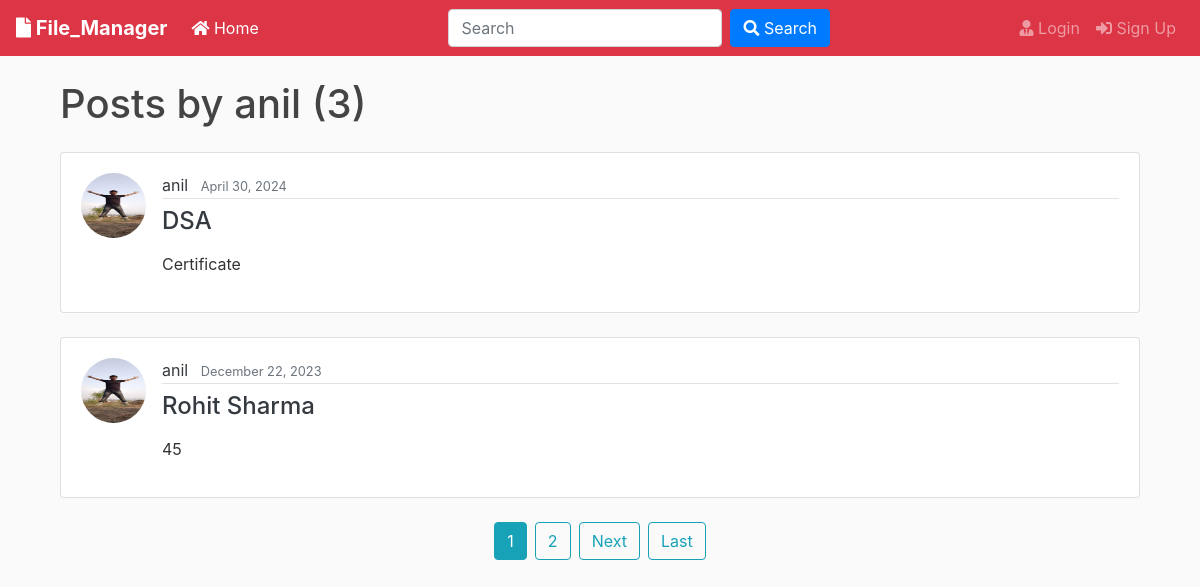
The app's page /user/anil with its own data.
### blog/models.py (models this page shows, shortened)
class Post(models.Model):
	title = models.CharField(max_length=100)
	file = models.FileField(null=True,blank=True,upload_to='Files')
	content = models.TextField()
	date_posted = models.DateTimeField(default=timezone.now)
	author = models.ForeignKey(User, on_delete=models.CASCADE)

### users/models.py (models this page shows, shortened)
class Profile(models.Model):
    user = models.OneToOneField(User, on_delete=models.CASCADE)
    image = models.ImageField(default='default.jpg', upload_to='profile_pics')

### blog/views.py (the view)
# urls.py: path('user/<str:username>', UserPostListView.as_view(), name='user-posts'),
class UserPostListView(ListView):
    model = Post
    template_name = 'blog/user_posts.html'  # <app>/<model>_<viewtype>.html
    context_object_name = 'posts'
    paginate_by = 2
    def get_queryset(self):
        user = get_object_or_404(User, username=self.kwargs.get('username'))
        return Post.objects.filter(author=user).order_by('-date_posted')

### blog/templates/blog/user_posts.html (shortened to what this page needs)
{% extends "blog/base.html" %}
{% block content %}
    <div class="container mt-4">
        <h1 class="mb-4">Posts by {{ view.kwargs.username }} ({{ page_obj.paginator.count }})</h1>
        {% for post in posts %}
            <div class="card mb-4">
                <div class="card-body">
                    <div class="media">
                        <img class="rounded-circle article-img mr-3" src="{{ post.author.profile.image.url }}" alt="Profile Image">
                        <div class="media-body">
                            <div class="article-metadata mb-2">
                                <a class="mr-2 text-dark" href="{% url 'user-posts' post.author.username %}">{{ post.author }}</a>
                                <small class="text-muted">{{ post.date_posted|date:"F d, Y" }}</small>
                            </div>
                            <h2 class="h4 mb-3"><a class="article-title text-dark" href="{% url 'post-detail' post.id %}">{{ post.title }}</a></h2>
                            <p class="article-content">{{ post.content }}</p>
                        </div>
                    </div>
                </div>
            </div>
        {% endfor %}
        {% if is_paginated %}
            <div class="pagination justify-content-center">
                {% for num in page_obj.paginator.page_range %}
                    {% if page_obj.number == num %}
                        <a class="btn btn-info mr-2" href="?page={{ num }}">{{ num }}</a>
                    {% elif num > page_obj.number|add:'-3' and num < page_obj.number|add:'3' %}
                        <a class="btn btn-outline-info mr-2" href="?page={{ num }}">{{ num }}</a>
                    {% endif %}
                {% endfor %}
                {% if page_obj.has_next %}
                    <a class="btn btn-outline-info mr-2" href="?page={{ page_obj.next_page_number }}">Next</a>
                    <a class="btn btn-outline-info" href="?page={{ page_obj.paginator.num_pages }}">Last</a>
                {% endif %}
            </div>
        {% endif %}
    </div>
{% endblock content %}

### blog/templates/blog/base.html (shortened to what this page needs)
{% load crispy_forms_tags %}
{% load static %}
<!doctype html>
<html lang="en">
<head>
    <link rel="stylesheet"
        href="https://stackpath.bootstrapcdn.com/bootstrap/4.3.1/css/bootstrap.min.css"
>
    <link rel="stylesheet" href="https://use.fontawesome.com/releases/v5.8.1/css/all.css">
    <link rel="stylesheet" href="{% static 'blog/main.css' %}">
</head>
<body>
    <nav class="navbar navbar-expand-lg navbar-dark bg-danger">
        <a class="navbar-brand font-weight-bold" href="{% url 'blog-home' %}"><i class="fas fa-file"></i> File_Manager
        </a>
        <div class="collapse navbar-collapse" id="navbarSupportedContent">
            <ul class="navbar-nav mr-auto">
                <li class="nav-item active">
                    <a class="nav-link" href="{% url 'blog-home' %}"><i class="fas fa-home"></i> Home </a>
                </li>
            </ul>
            <form id="searchform" action="{% url 'search' %}" method="get" class="form-inline my-2 my-lg-0">
                <input class="form-control mr-sm-2" type="text" name="q" value="{{ request.GET.q }}" placeholder="Search">
                <button class="btn btn-primary my-2 my-sm-0" type="submit"><i class="fa fa-search"></i> Search</button>
            </form>
            {% if user.is_authenticated %}
            <div class="navbar-nav ml-auto">
                <a href="{% url 'user-posts' user %}" class="nav-link"><i class="fas fa-user-shield"></i> My Post</a>
                <a href="{% url 'post-create' %}" class="nav-link"><i class="fas fa-user-edit"></i> New Post</a>
                <a href="{% url 'profile' %}" class="nav-link"><i class="fas fa-user"></i> {{ user.username }}</a>
                <a href="{% url 'logout' %}" class="nav-link"><i class="fas fa-sign-out-alt"></i> Log Out</a>
            </div>
            {% else %}
            <div class="navbar-nav ml-auto">
                <a href="{% url 'login' %}" class="nav-link"><i class="fas fa-user-tie"></i> Login</a>
                <a href="{% url 'register' %}" class="nav-link"><i class="fas fa-sign-in-alt"></i> Sign Up</a>
            </div>
            {% endif %}
        </div>
    </nav>
    <div class="container my-4">
        {% block content %}
        {% endblock %}
    </div>
</body>
</html>

### blog/static/blog/main.css (style rules this page uses)
body { background: #fafafa; color: #333333; margin-top: 0; }
h1, h2, h3, h4, h5, h6 { color: #444444; }
ul { margin: 0; }
.article-title { color: #444444; }
.article-content { white-space: pre-line; }
.article-img { height: 65px; width: 65px; margin-right: 16px; }
.article-metadata { padding-bottom: 1px; margin-bottom: 4px; border-bottom: 1px solid #e3e3e3 }

### records on screen
Post: author.profile.image (picture), author "anil", date_posted "April 30, 2024", title "DSA", content "Certificate"
Post: author.profile.image (picture), author "anil", date_posted "December 22, 2023", title "Rohit Sharma", content "45"

### other values on screen
{{ view.kwargs.username }} "anil"
{{ page_obj.paginator.count }} "3"
{{ num }} "1"
{{ num }} "2"
